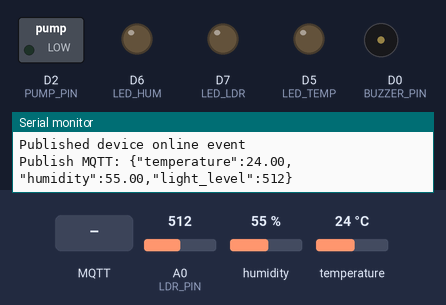
A sketch run on a simulated ESP8266 (NodeMCU). Parts: switched loads named in the sketch (green lamp = pin HIGH), output pins drawn as LEDs (lit = HIGH), buzzer (waves = sounding, pin HIGH), the last lines printed to the serial monitor. The test bench sets the inputs (shaded band); at power-on: A0 (LDR_PIN) = 512, humidity 55 %, temperature 24 °C. WiFi joins after 1.5 s; servers stay silent unless stated; random numbers use the default seed unless the sketch sets one; no MQTT or app messages arrive unless stated.

Above: at 2.7 s.
2.8 s: MQTT message "1" arrives on the first subscribed topic
At 3.2 s:
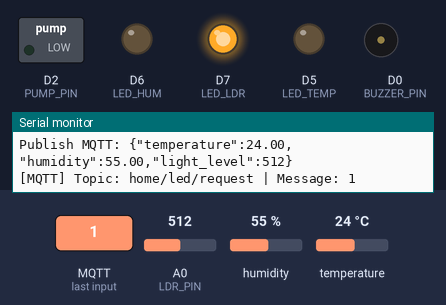
4.3 s: MQTT message "1" arrives on the second subscribed topic
At 5.5 s:
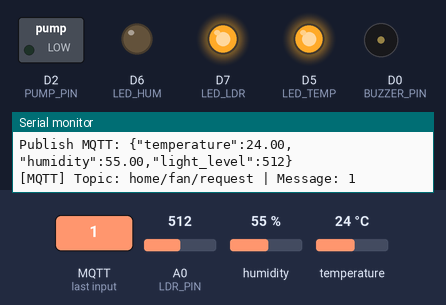
5.8 s: MQTT message "1" arrives on the third subscribed topic
At 6.7 s:
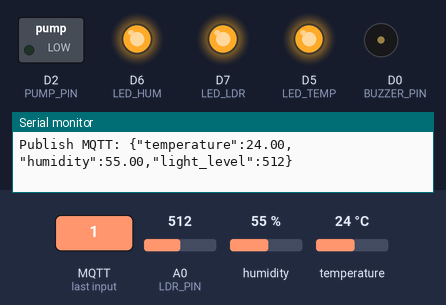
7.3 s: MQTT message "0" arrives on the first subscribed topic
At 7.8 s:
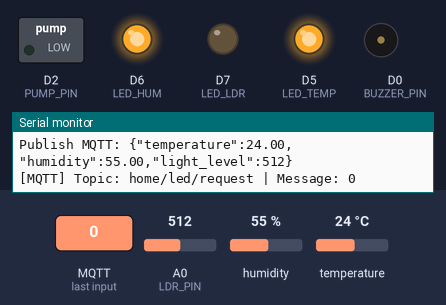
8.8 s: MQTT message "0" arrives on the second subscribed topic
At 10.0 s:
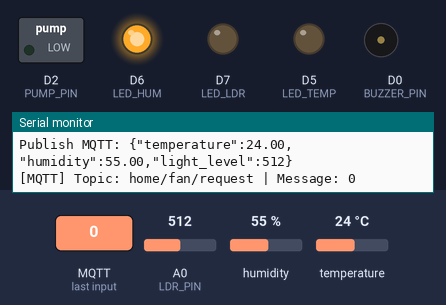
10.3 s: MQTT message "0" arrives on the third subscribed topic
At 11.3 s:
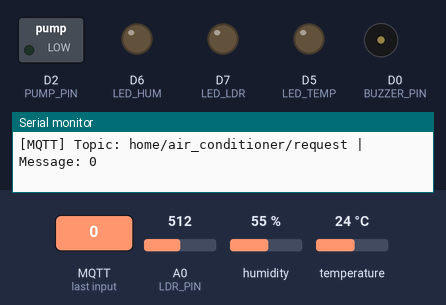
Timing chart, 0 to 12.8 s (numbered marks = the images above; inputs shaded):
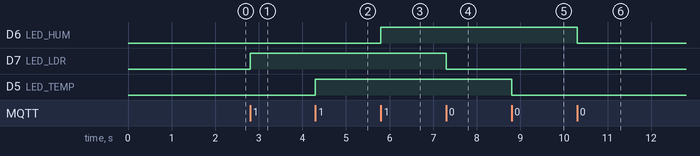

The sketch:

mqtt_esp8266.ino
```cpp
#include <ESP8266WiFi.h>
#include <PubSubClient.h>
#include <DHT.h>

#define MQTT_TOPIC_DATA "home/sensor/data"

// Đã sửa cú pháp #define (xóa dấu = và ;) và khớp tên topic với HomeController.js
#define MQTT_TOPIC_LED_REQ "home/led/request"
#define MQTT_TOPIC_FAN_REQ "home/fan/request"
#define MQTT_TOPIC_AIR_REQ "home/air_conditioner/request"
#define MQTT_TOPIC_BUZZER_REQ "home/buzzer/request"
#define MQTT_TOPIC_PUMP_REQ "home/pump/request"
#define MQTT_TOPIC_DEVICE_ONLINE "home/device/online"

// Định nghĩa các topic phản hồi trạng thái
#define MQTT_TOPIC_LED_RES "home/led/response"
#define MQTT_TOPIC_FAN_RES "home/fan/response"
#define MQTT_TOPIC_AIR_RES "home/air_conditioner/response"
#define MQTT_TOPIC_BUZZER_RES "home/buzzer/response"
#define MQTT_TOPIC_PUMP_RES "home/pump/response"

/* ================= PIN ================= */
#define DHT_PIN D1  // GPIO5
#define LDR_PIN A0  // Analog 0

#define LED_TEMP D5  // Dùng cho Fan
#define LED_HUM D6   // Dùng cho Air Conditioner
#define LED_LDR D7   // Dùng cho Led
#define BUZZER_PIN D0 // Dùng cho Buzzer
#define PUMP_PIN D2   // Dùng cho Pump

#define DHTTYPE DHT11

// ================= THÔNG TIN WIFI & MQTT =================
const char* ssid = "Chuc";
const char* password = "88888888";

const char* mqtt_server = "192.168.102.8";
const int mqtt_port = 3101;
const char* mqtt_user = "nguyentrongchuc";
const char* mqtt_pwd = "123456";

WiFiClient espClient;
PubSubClient client(espClient);
DHT dht(DHT_PIN, DHTTYPE);

/* ================= TRẠNG THÁI THIẾT BỊ ================= */
bool stateFan = false;
bool stateAir = false;
bool stateLed = false;
bool stateBuzzer = false;
bool statePump = false;

/* ================= BIẾN THỜI GIAN VÀ HIỆU ỨNG ================= */
unsigned long lastSensorReadTime = 0;
const long sensorInterval = 2000; // Đọc cảm biến mỗi 2 giây

void setup_wifi() {
  delay(10);
  Serial.println();
  Serial.print("Connecting to ");
  Serial.println(ssid);

  WiFi.mode(WIFI_STA);
  WiFi.begin(ssid, password);

  while (WiFi.status() != WL_CONNECTED) {
    delay(500);
    Serial.print(".");
  }

  randomSeed(micros());

  Serial.println("");
  Serial.println("WiFi connected");
  Serial.println("IP address: ");
  Serial.println(WiFi.localIP());
}

void callback(char* topic, byte* payload, unsigned int length) {
  String message = "";
  for (unsigned int i = 0; i < length; i++) {
    message += (char)payload[i];
  }
  message.trim();
  Serial.print("[MQTT] Topic: ");
  Serial.print(topic);
  Serial.print(" | Message: ");
  Serial.println(message);
  // 1. Điều khiển LED (Node.js gửi 1/0 vào home/led/request)
  if (strcmp(topic, MQTT_TOPIC_LED_REQ) == 0) {
    if (message == "1") {
      digitalWrite(LED_LDR, HIGH);
      stateLed = true;
    } else if (message == "0") {
      digitalWrite(LED_LDR, LOW);
      stateLed = false;
    }
    client.publish(MQTT_TOPIC_LED_RES, stateLed ? "1" : "0");
  }

  // 2. Điều khiển FAN (Node.js gửi 1/0 vào home/fan/request)
  else if (strcmp(topic, MQTT_TOPIC_FAN_REQ) == 0) {
    if (message == "1") {
      digitalWrite(LED_TEMP, HIGH);
      stateFan = true;
    } else if (message == "0") {
      digitalWrite(LED_TEMP, LOW);
      stateFan = false;
    }
    client.publish(MQTT_TOPIC_FAN_RES, stateFan ? "1" : "0");
  }

  // 3. Điều khiển AIR CONDITIONER (Node.js gửi 1/0 vào home/air_conditioner/request)
  else if (strcmp(topic, MQTT_TOPIC_AIR_REQ) == 0) {
    if (message == "1") {
      digitalWrite(LED_HUM, HIGH);
      stateAir = true;
    } else if (message == "0") {
      digitalWrite(LED_HUM, LOW);
      stateAir = false;
    }
    client.publish(MQTT_TOPIC_AIR_RES, stateAir ? "1" : "0");
  }

  // 4. Điều khiển BUZZER (Node.js gửi 1/0 vào home/buzzer/request)
  else if (strcmp(topic, MQTT_TOPIC_BUZZER_REQ) == 0) {
    if (message == "1") {
      digitalWrite(BUZZER_PIN, HIGH);
      stateBuzzer = true;
    } else if (message == "0") {
      digitalWrite(BUZZER_PIN, LOW);
      stateBuzzer = false;
    }
    client.publish(MQTT_TOPIC_BUZZER_RES, stateBuzzer ? "1" : "0");
  }

  // 5. Điều khiển PUMP (Node.js gửi 1/0 vào home/pump/request)
  else if (strcmp(topic, MQTT_TOPIC_PUMP_REQ) == 0) {
    if (message == "1") {
      digitalWrite(PUMP_PIN, HIGH);
      statePump = true;
    } else if (message == "0") {
      digitalWrite(PUMP_PIN, LOW);
      statePump = false;
    }
    client.publish(MQTT_TOPIC_PUMP_RES, statePump ? "1" : "0");
  }
}

void reconnect() {
  while (!client.connected()) {
    Serial.print("Attempting MQTT connection...");
    String clientId = "ESP8266Client-";
    clientId += String(random(0xffff), HEX);

    if (client.connect(clientId.c_str(), mqtt_user, mqtt_pwd)) {
      Serial.println("connected");
      // Đăng ký nhận bản tin từ 5 topic tương ứng của backend
      client.subscribe(MQTT_TOPIC_LED_REQ);
      client.subscribe(MQTT_TOPIC_FAN_REQ);
      client.subscribe(MQTT_TOPIC_AIR_REQ);
      client.subscribe(MQTT_TOPIC_BUZZER_REQ);
      client.subscribe(MQTT_TOPIC_PUMP_REQ);
      Serial.println("Subscribed to control topics");
      client.publish(MQTT_TOPIC_DEVICE_ONLINE, clientId.c_str());
      Serial.println("Published device online event");
    } else {
      Serial.print("failed, rc=");
      Serial.print(client.state());
      Serial.println(" try again in 5 seconds");
      delay(5000);
    }
  }
}

void setup() {
  Serial.begin(115200);

  // Cài đặt chân OUTPUT
  pinMode(LED_TEMP, OUTPUT);
  pinMode(LED_HUM, OUTPUT);
  pinMode(LED_LDR, OUTPUT);
  pinMode(BUZZER_PIN, OUTPUT);
  pinMode(PUMP_PIN, OUTPUT);

  // Đảm bảo thiết bị tắt khi khởi động
  digitalWrite(LED_TEMP, LOW);
  digitalWrite(LED_HUM, LOW);
  digitalWrite(LED_LDR, LOW);
  digitalWrite(BUZZER_PIN, LOW);
  digitalWrite(PUMP_PIN, LOW);

  dht.begin();
  setup_wifi();
  client.setServer(mqtt_server, mqtt_port);
  client.setCallback(callback);
}

void loop() {
  if (!client.connected()) {
    reconnect();
  }
  client.loop();

  unsigned long currentMillis = millis();

  /* ===== XỬ LÝ ĐỌC CẢM BIẾN (MỖI 2 GIÂY) ===== */
  if (currentMillis - lastSensorReadTime >= sensorInterval) {
    lastSensorReadTime = currentMillis;

    float h = dht.readHumidity();
    float t = dht.readTemperature();
    int lightValue = analogRead(LDR_PIN);

    if (isnan(h) || isnan(t)) {
      Serial.println(F("Lỗi: Không thể đọc dữ liệu từ DHT11!"));
    } else {
      // Tạo chuỗi JSON gửi lên server
      String payload = "{";
      payload += "\"temperature\":" + String(t) + ",";
      payload += "\"humidity\":" + String(h) + ",";
      payload += "\"light_level\":" + String(lightValue);
      payload += "}";

      if (client.connected()) {
        client.publish(MQTT_TOPIC_DATA, payload.c_str());
      }
      Serial.println("Publish MQTT: " + payload);
    }
  }
}
```

Measured:
- after the input at 2.8 s, D7 (LED_LDR): LOW → HIGH at once
- after the input at 4.3 s, D5 (LED_TEMP): LOW → HIGH at once
- after the input at 5.8 s, D6 (LED_HUM): LOW → HIGH at once
- after the input at 7.3 s, D7 (LED_LDR): HIGH → LOW at once
- after the input at 8.8 s, D5 (LED_TEMP): HIGH → LOW at once
- after the input at 10.3 s, D6 (LED_HUM): HIGH → LOW at once
